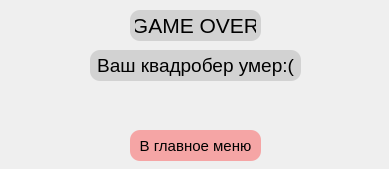
<?xml version="1.0" encoding="UTF-8"?>
<ui version="4.0">
 <class>Form</class>
 <widget class="QWidget" name="Form">
  <property name="geometry">
   <rect>
    <x>0</x>
    <y>0</y>
    <width>389</width>
    <height>169</height>
   </rect>
  </property>
  <property name="windowTitle">
   <string>Form</string>
  </property>
  <widget class="QLabel" name="game_over">
   <property name="geometry">
    <rect>
     <x>130</x>
     <y>10</y>
     <width>131</width>
     <height>31</height>
    </rect>
   </property>
   <property name="font">
    <font>
     <pointsize>16</pointsize>
    </font>
   </property>
   <property name="styleSheet">
    <string notr="true">QLabel {
background-color: rgba(90,90,90,50);
border-radius: 10%;
padding : 5%;
}</string>
   </property>
   <property name="text">
    <string>GAME OVER</string>
   </property>
   <property name="alignment">
    <set>Qt::AlignCenter</set>
   </property>
  </widget>
  <widget class="QPushButton" name="back_to_menu">
   <property name="geometry">
    <rect>
     <x>130</x>
     <y>130</y>
     <width>131</width>
     <height>31</height>
    </rect>
   </property>
   <property name="font">
    <font>
     <pointsize>11</pointsize>
     <weight>50</weight>
     <bold>false</bold>
    </font>
   </property>
   <property name="autoFillBackground">
    <bool>false</bool>
   </property>
   <property name="styleSheet">
    <string notr="true">QPushButton{
border: transparent solid;
background-color: rgba(255,50,50,100);
border-radius: 10%;

}
QPushButton:hover{
background-color: rgba(90,90,90,100);
}</string>
   </property>
   <property name="text">
    <string>В главное меню</string>
   </property>
   <property name="iconSize">
    <size>
     <width>32</width>
     <height>32</height>
    </size>
   </property>
  </widget>
  <widget class="QLabel" name="died_label">
   <property name="geometry">
    <rect>
     <x>90</x>
     <y>50</y>
     <width>211</width>
     <height>31</height>
    </rect>
   </property>
   <property name="font">
    <font>
     <pointsize>14</pointsize>
    </font>
   </property>
   <property name="styleSheet">
    <string notr="true">QLabel {
background-color: rgba(90,90,90,50);
border-radius: 10%;
padding : 5%;
}</string>
   </property>
   <property name="text">
    <string>Ваш квадробер умер:(</string>
   </property>
   <property name="alignment">
    <set>Qt::AlignCenter</set>
   </property>
  </widget>
 </widget>
 <resources/>
 <connections/>
</ui>
